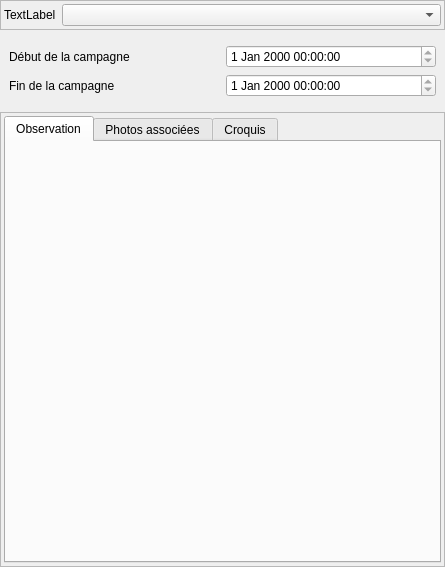
<?xml version="1.0" encoding="UTF-8"?>
<ui version="4.0">
 <class>Form</class>
 <widget class="QWidget" name="Form">
  <property name="geometry">
   <rect>
    <x>0</x>
    <y>0</y>
    <width>445</width>
    <height>567</height>
   </rect>
  </property>
  <property name="windowTitle">
   <string>Form</string>
  </property>
  <layout class="QVBoxLayout" name="verticalLayout_2" stretch="1,1,20">
   <property name="margin">
    <number>0</number>
   </property>
   <item>
    <widget class="QFrame" name="frame_2">
     <property name="frameShape">
      <enum>QFrame::StyledPanel</enum>
     </property>
     <property name="frameShadow">
      <enum>QFrame::Raised</enum>
     </property>
     <layout class="QGridLayout" name="gridLayout_3" columnstretch="1,10">
      <property name="margin">
       <number>3</number>
      </property>
      <item row="0" column="1">
       <widget class="QComboBox" name="comboBox_groupedes"/>
      </item>
      <item row="0" column="0">
       <widget class="QLabel" name="label_2">
        <property name="text">
         <string>TextLabel</string>
        </property>
       </widget>
      </item>
     </layout>
    </widget>
   </item>
   <item>
    <widget class="QStackedWidget" name="stackedWidget">
     <property name="currentIndex">
      <number>0</number>
     </property>
     <widget class="QWidget" name="page">
      <layout class="QGridLayout" name="gridLayout_2">
       <item row="0" column="0">
        <widget class="QLabel" name="label">
         <property name="text">
          <string>Début de la campagne</string>
         </property>
        </widget>
       </item>
       <item row="0" column="1">
        <widget class="QDateTimeEdit" name="dateTimeEdit_start">
         <property name="enabled">
          <bool>true</bool>
         </property>
         <property name="readOnly">
          <bool>true</bool>
         </property>
        </widget>
       </item>
       <item row="1" column="0">
        <widget class="QLabel" name="label_4">
         <property name="text">
          <string>Fin de la campagne</string>
         </property>
        </widget>
       </item>
       <item row="1" column="1">
        <widget class="QDateTimeEdit" name="dateTimeEdit_end">
         <property name="readOnly">
          <bool>true</bool>
         </property>
        </widget>
       </item>
      </layout>
     </widget>
     <widget class="QWidget" name="page_2">
      <layout class="QHBoxLayout" name="horizontalLayout_2">
       <item>
        <widget class="QLabel" name="label_3">
         <property name="text">
          <string>A remplir avec les spec desordre cat2</string>
         </property>
        </widget>
       </item>
      </layout>
     </widget>
    </widget>
   </item>
   <item>
    <widget class="QFrame" name="frame">
     <property name="frameShape">
      <enum>QFrame::StyledPanel</enum>
     </property>
     <property name="frameShadow">
      <enum>QFrame::Raised</enum>
     </property>
     <layout class="QVBoxLayout" name="verticalLayout">
      <property name="margin">
       <number>3</number>
      </property>
      <item>
       <widget class="QTabWidget" name="tabWidget">
        <property name="currentIndex">
         <number>0</number>
        </property>
        <widget class="QWidget" name="tab">
         <attribute name="title">
          <string>Observation</string>
         </attribute>
         <layout class="QGridLayout" name="gridLayout" columnstretch="0">
          <property name="margin">
           <number>3</number>
          </property>
         </layout>
        </widget>
        <widget class="QWidget" name="tab_2">
         <attribute name="title">
          <string>Photos associées</string>
         </attribute>
         <layout class="QVBoxLayout" name="verticalLayout_3">
          <property name="margin">
           <number>3</number>
          </property>
         </layout>
        </widget>
        <widget class="QWidget" name="tab_3">
         <attribute name="title">
          <string>Croquis</string>
         </attribute>
         <layout class="QVBoxLayout" name="verticalLayout_4">
          <property name="margin">
           <number>3</number>
          </property>
         </layout>
        </widget>
       </widget>
      </item>
     </layout>
    </widget>
   </item>
  </layout>
 </widget>
 <resources/>
 <connections/>
</ui>
